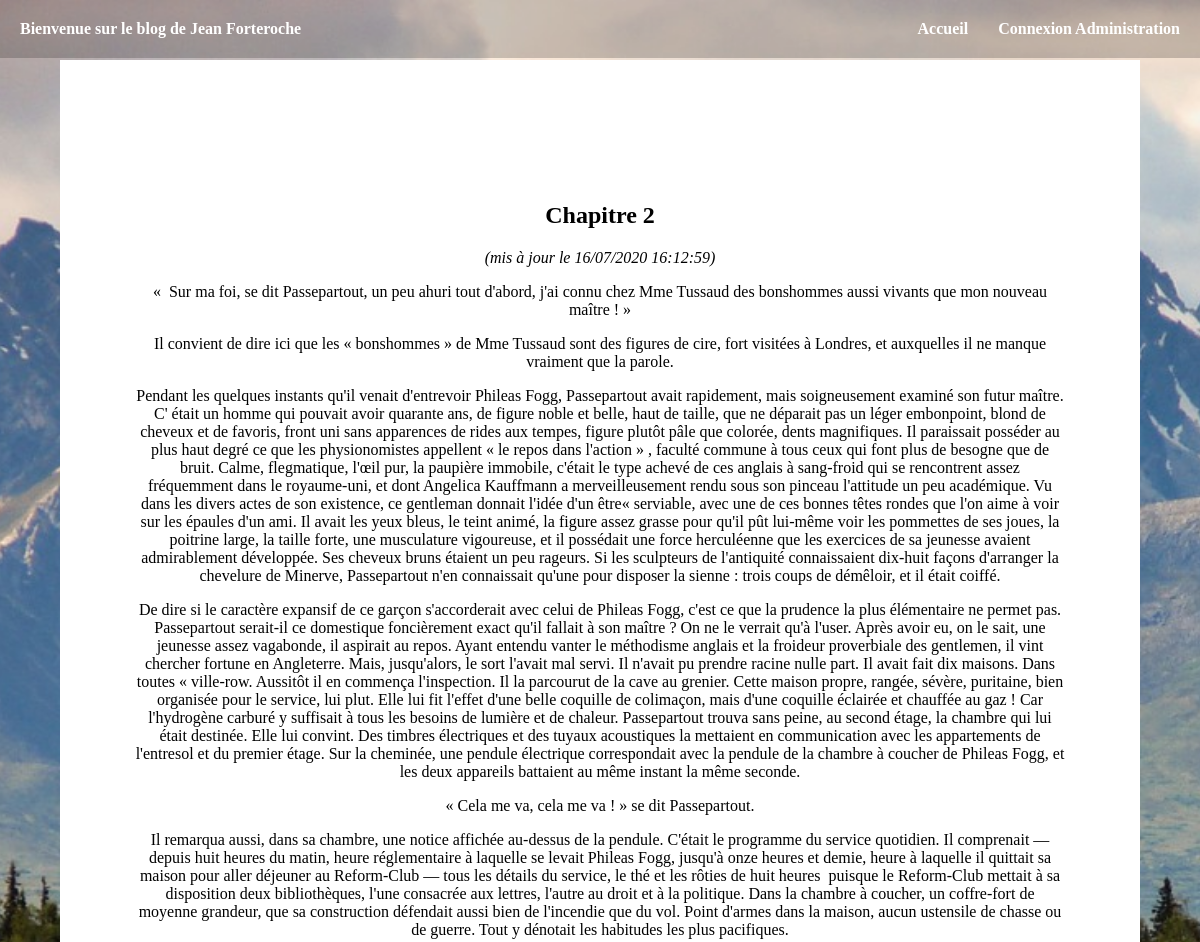
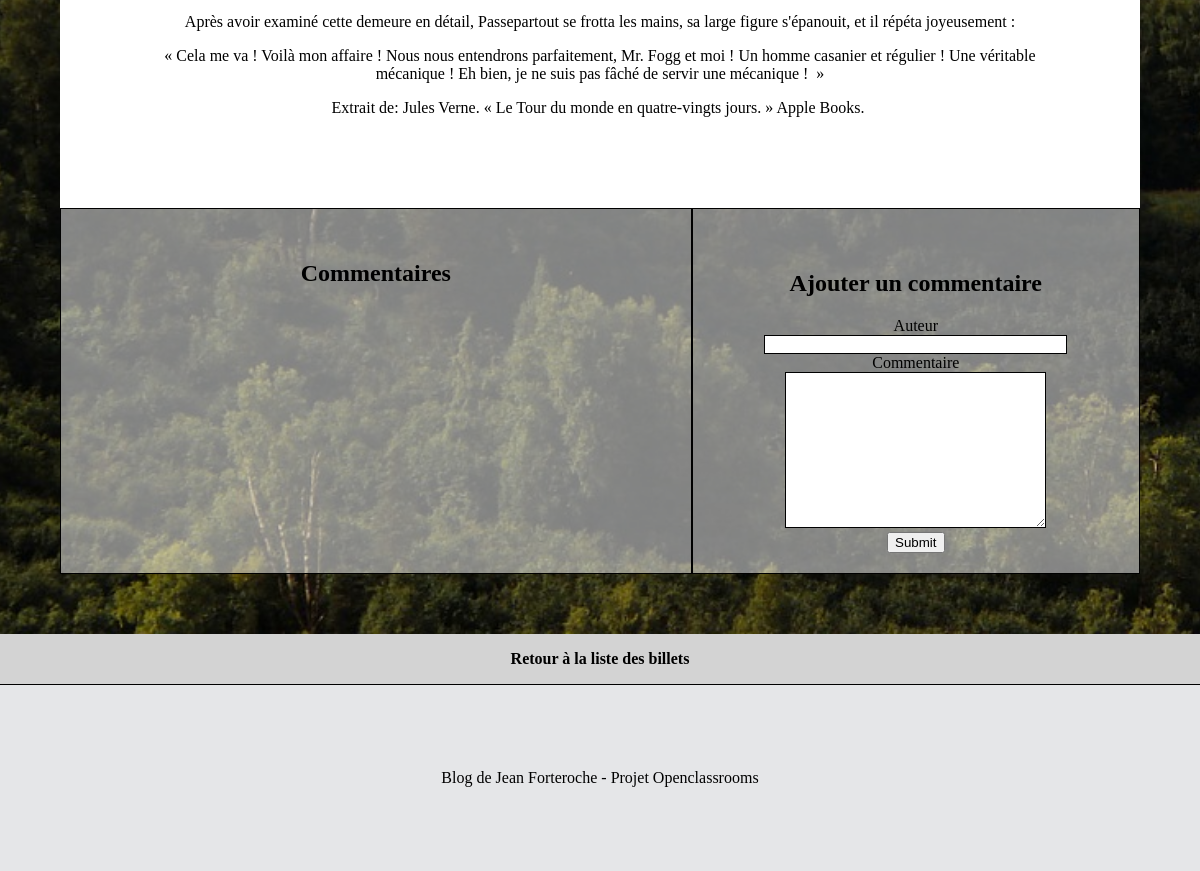
The page /projet4/index.php?action=post&id=46 on the database its author committed (2 pictures, top to bottom).
### tables this page shows
CREATE TABLE `posts` (
  `id` int(11) NOT NULL,
  `title` varchar(255) NOT NULL,
  `content` text NOT NULL,
  `creation_date` datetime NOT NULL
);

### projet4/controller/frontend.php (called while the page is built, shortened)
<?php
require_once('model/PostManager.php');
class Frontend
{
    public function post()
    {
        $postManager = new PostManager();
        $post = $postManager->getPost($_GET['id']);
        require('view/frontend/postView.php');
    }
}

### projet4/model/PostManager.php (called while the page is built, shortened)
<?php
require_once("model/Post.php");
class PostManager extends Manager
{
    public function getPost($postId)
    {
        $db = $this->dbConnect();
        $req = $db->prepare('SELECT * FROM posts WHERE id = :id');
        $req->bindValue(':id', $postId);
        $req->execute();
        $post = $req->fetch();
        return new Post($post);
    }
}

### projet4/model/Post.php (called while the page is built, shortened)
<?php
class Post
{
  private $id;
  private $title;
  private $content;
  private $creation_date;
  public function hydrate(array $donnees)
  {
      foreach ($donnees as $key => $value)
    {
      $method = 'set'.ucfirst($key);
    }
  }
  public function id() { return $this->id; }
  public function title() { return $this->title; }
  public function content() { return $this->content; }
  public function creation_date_fr() {
    $date = new \DateTime($this->creation_date);
    return $date->format('d/m/Y H:i:s');
     }
  public function setId($id)
  {
    $this->id = (int) $id;
  }
  public function setTitle($title)
  {
    if (is_string($title) && strlen($title) <= 300)
    {
      $this->title = $title;
    }
  }
  public function setContent($content)
  {
    if (is_string($content))
    {
      $this->content = $content;
    }
  }
  public function setCreation_date($creation_date)
  {
      $this->creation_date = $creation_date;
  }
}

### projet4/view/frontend/postView.php (the view, shortened to what this page needs)
<section id='postView'>
    <div class="post">
        <h2>
            <?= $post->title() ?>
        </h2>
        <i> (mis à jour le <?= $post->creation_date_fr() ?>)</i>
        <p>
            <?= $post->content()?>
        </p>
    </div>
    <div class='containerCommentsAndFormAddComment'>
        <div class='comments'>
            <h2>Commentaires</h2>
        </div>
        <div class='formAddComments'>
            <h2> Ajouter un commentaire </h2>
            <form action="index.php?action=addComment&amp;id=<?= $post->id() ?>#comment" method="post">
                <div>
                    <label for="author">Auteur</label><br />
                    <input type="text" id="author" class='inputAddComments' name="author" size="35"/>
                </div>
                <div>
                    <label for="comment">Commentaire</label><br />
                    <textarea id="comment" class='inputAddComments' name="com" rows="10" cols="30"></textarea>
                </div>
                <div>
                    <input type="submit" />
                </div>
            </form>
        </div>
    </div>
</section>
<p class='returnListPosts'><a href="index.php#derniersbillets">Retour à la liste des billets</a></p>
<?php require('template.php'); ?>

### projet4/public/css/style.css (style rules this page uses)
body { text-align: center; background-color: #d3d3d3; margin:0; font-family: "Times New Roman", "Arial Black", Arial, Verdana, sans-serif; }
h2 { padding-top: 5%; }
section { background-image: url('../images/image3.jpg'); background-repeat: no-repeat; background-position: center; background-size: cover; padding: 5%; }
.post { padding: 7%; color: black; background-color: rgba(255,255,255); }
.containerCommentsAndFormAddComment { display: flex; }
.comments { border: 1px solid black; padding: 0 10px 0 10px; width: 60%; color: black; background-color: rgba(255,255,255,0.5); }
.formAddComments { border: 1px solid black; padding: 20px; color: black; background-color: rgba(255,255,255,0.5); width:40%; }
.inputAddComments { border:1px solid black; }
.returnListPosts a { text-decoration: none; color: black; font-weight: bold; }

### rows shown on the page
posts: title "Chapitre 2", creation_date "16/07/2020 16:12:59", content "« Sur ma foi, se dit Passepartout, un peu ahuri tout d'abord, j'ai connu chez Mme Tussaud des bonshommes aussi vivants que mon nouveau maître ! » Il convient de dire ici que les « bonshommes » de Mme Tussaud sont des figures de cire, fort visitées à Londres, et auxquelles il ne manque vraiment que la parole. Pendant les quelques instants qu'il venait d'entrevoir Phileas Fogg, Passepartout avait rapidement, mais soigneusement examiné son futur maître. C' était un homme qui pouvait avoir quarante ans, de figure noble et belle, haut de taille, que ne déparait pas un léger embonpoint, blond de cheveux et de favoris, front uni sans apparences de rides aux tempes, figure plutôt pâle que colorée,…"
